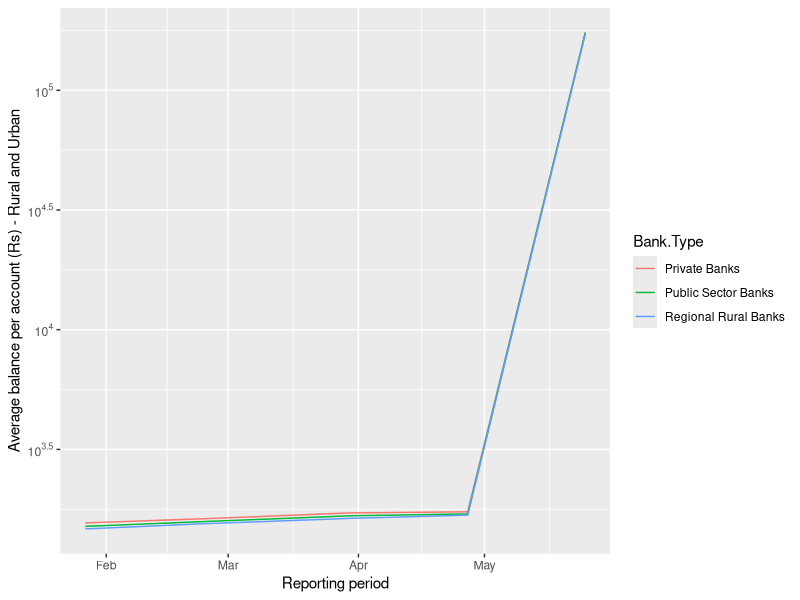
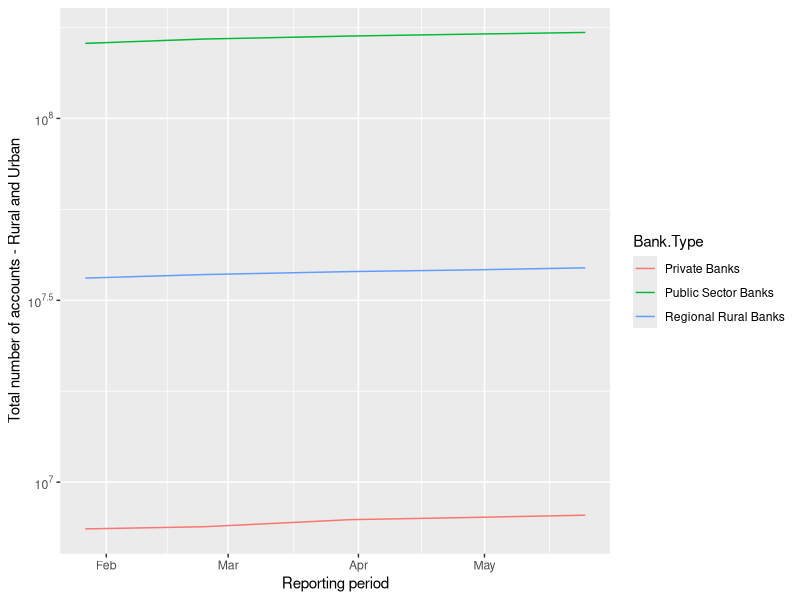
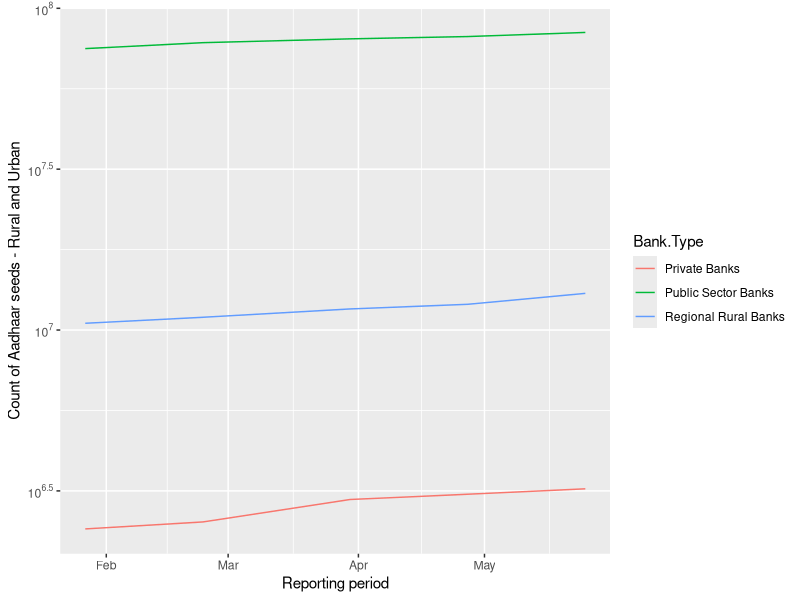
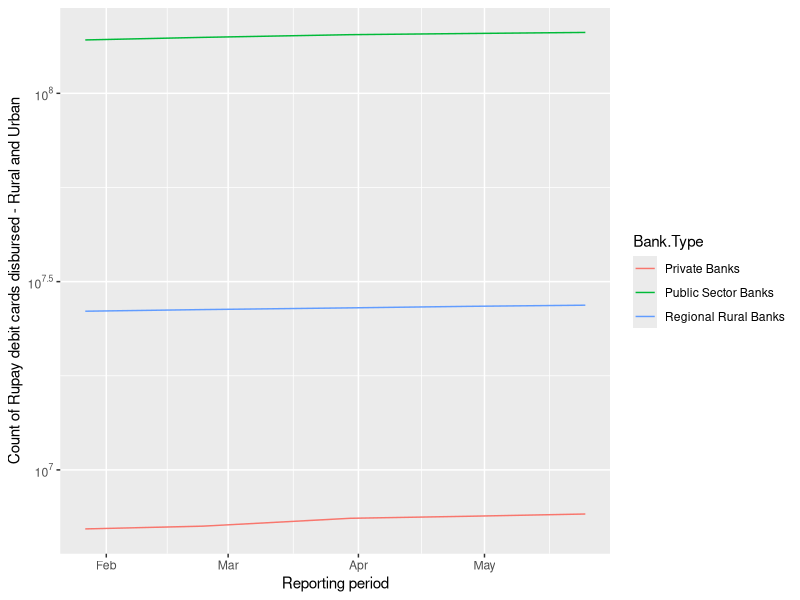
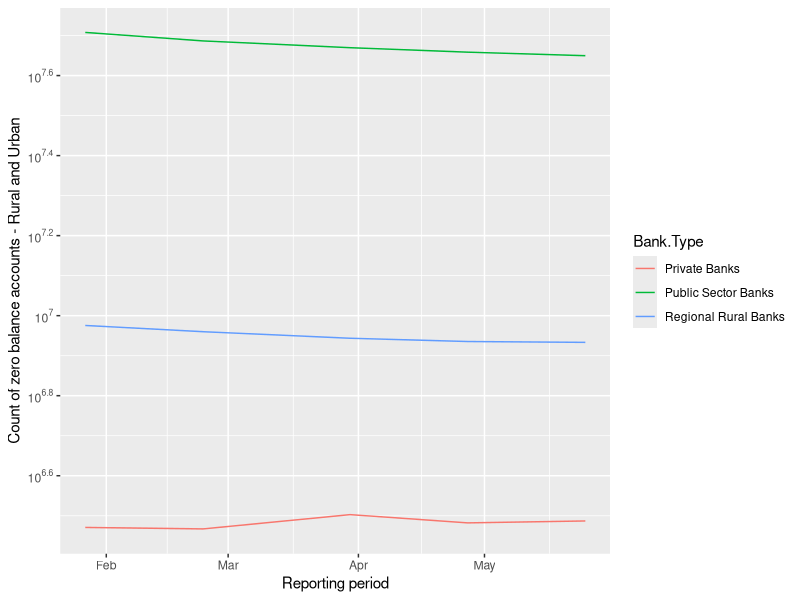
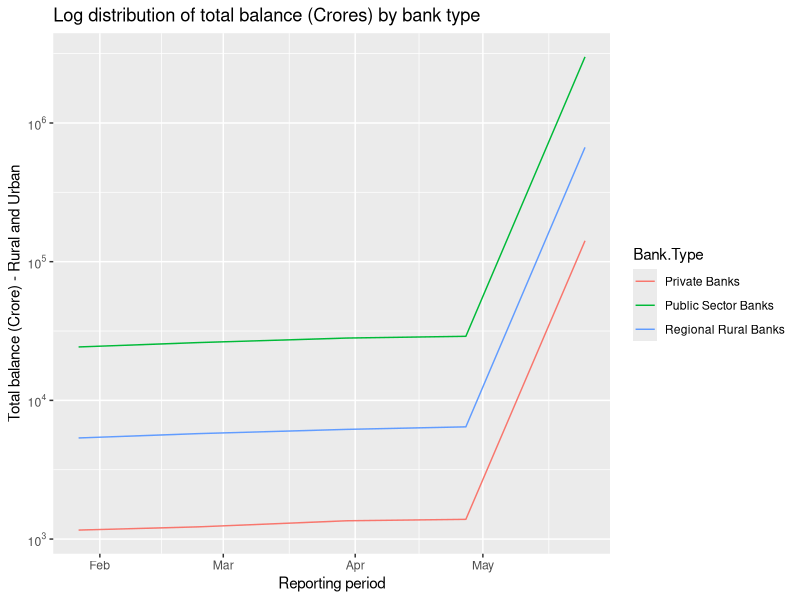
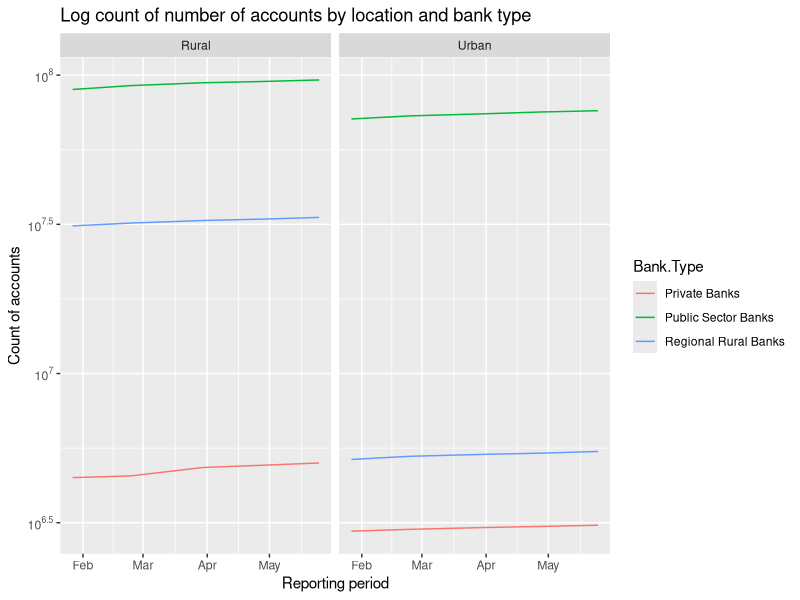
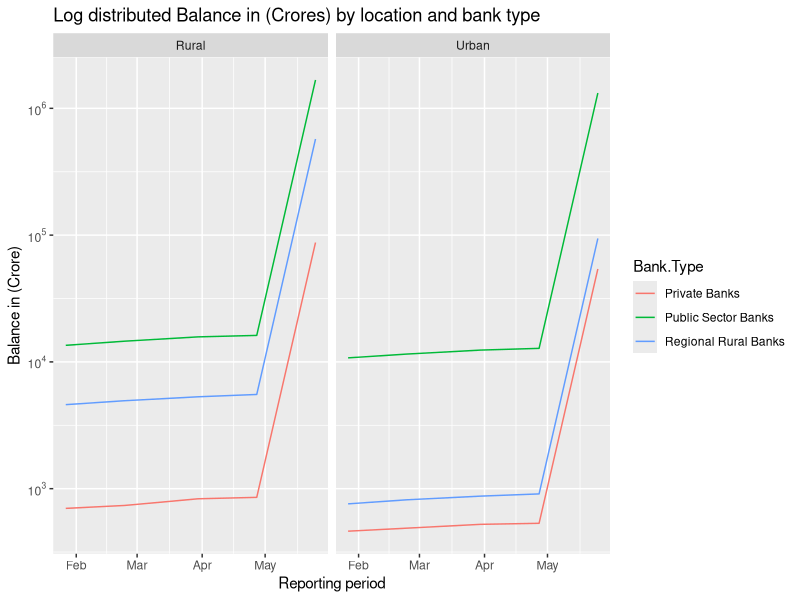

R code for these plots, in order:
## ---- chunk 1
library(ggplot2)
library(reshape2)
library(scales)
library(plyr)
## ---- chunk 2
setwd('E:/open_source')
## ---- chunk 3
df <- read.csv('pmjdy_consolidated.csv', stringsAsFactors = FALSE)
## ---- chunk 4
df$Period <- as.Date(df$Period, '%d-%m-%Y', origin="2016-01-01")
## ---- chunk 5
ggplot(df, aes(x=Period, y=Overall_Bal)) +
  geom_line(aes(color = Bank.Type)) +
  scale_x_date(labels = date_format('%b')) +
#  scale_y_continuous() +
#  ylim(0, 2000) +
#  coord_trans(y='log10') +
  scale_y_log10(breaks = trans_breaks("log10", function(x) 10^x),
              labels = trans_format("log10", math_format(10^.x))) +
  xlab('Reporting period') +
  ylab('Average balance per account (Rs) - Rural and Urban')
## ---- chunk 6
ggplot(df, aes(x=Period, y=No.of.Accounts)) +
  geom_line(aes(color = Bank.Type)) +
  scale_x_date(labels = date_format('%b')) +
#  scale_y_continuous() +
#  ylim(0, 2000) +
#  coord_trans(y='log10') +
  scale_y_log10(breaks = trans_breaks("log10", function(x) 10^x),
              labels = trans_format("log10", math_format(10^.x))) +
  xlab('Reporting period') +
  ylab('Total number of accounts - Rural and Urban')
## ---- chunk 7
ggplot(df, aes(x=Period, y=Aadhaar.Seeding)) +
  geom_line(aes(color = Bank.Type)) +
  scale_x_date(labels = date_format('%b')) +
  scale_y_log10(breaks = trans_breaks("log10", function(x) 10^x),
                labels = trans_format("log10", math_format(10^.x))) +
  xlab('Reporting period') +
  ylab('Count of Aadhaar seeds - Rural and Urban')
## ---- chunk 8
ggplot(df, aes(x=Period, y=No.of.Rupay.Debit.Card)) +
  geom_line(aes(color = Bank.Type)) +
  scale_x_date(labels = date_format('%b')) +
  scale_y_log10(breaks = trans_breaks("log10", function(x) 10^x),
                labels = trans_format("log10", math_format(10^.x))) +
  xlab('Reporting period') +
  ylab('Count of Rupay debit cards disbursed - Rural and Urban')
## ---- chunk 9
ggplot(df, aes(x=Period, y=No.of.Accounts.with.Zero.Balance)) +
  geom_line(aes(color = Bank.Type)) +
  scale_x_date(labels = date_format('%b')) +
  scale_y_log10(breaks = trans_breaks("log10", function(x) 10^x),
                labels = trans_format("log10", math_format(10^.x))) +
  xlab('Reporting period') +
  ylab('Count of zero balance accounts - Rural and Urban')
## ---- chunk 10
ggplot(df, aes(x=Period, y=Balance.in.Accounts..In.Crore.)) +
  geom_line(aes(color = Bank.Type)) +
  scale_x_date(labels = date_format('%b')) +
  scale_y_log10(breaks = trans_breaks("log10", function(x) 10^x),
                labels = trans_format("log10", math_format(10^.x))) +
  xlab('Reporting period') +
  ylab('Total balance (Crore) - Rural and Urban') +
  labs(title = 'Log distribution of total balance (Crores) by bank type')
## ---- chunk 11
melt_acc <- melt(df, id.vars=c('Period', 'Bank.Type'),
               measure.vars = c('Rural', 'Urban'),
               variable.name = 'Location'
              )
## ---- chunk 12
p <- ggplot(melt_acc, aes(x=Period, y=value)) +
  geom_line(aes(color = Bank.Type)) + 
  scale_x_date(labels = date_format('%b'),
               breaks = date_breaks('1 month')) +
  scale_y_log10(breaks = trans_breaks("log10", function(x) 10^x),
                labels = trans_format("log10", math_format(10^.x))) +
  xlab('Reporting period') +
  ylab('Count of accounts') +
  labs(title = 'Log count of number of accounts by location and bank type')
p +  facet_grid(. ~ Location)
## ---- chunk 13
melt_bal <- melt(df, id.vars = c('Period', 'Bank.Type'),
                 measure.vars = c('Bal_Rural', 'Bal_Urban'),
                 variable.name = 'Location'
                )
melt_bal$Location <- gsub('Bal_Rural', 'Rural', melt_bal$Location)
melt_bal$Location <- gsub('Bal_Urban', 'Urban', melt_bal$Location)
## ---- chunk 14
p <- ggplot(melt_bal, aes(x=Period, y=value)) +
  geom_line(aes(color = Bank.Type)) + 
  scale_x_date(labels = date_format('%b'),
               breaks = date_breaks('1 month')) +
  scale_y_log10(breaks = trans_breaks("log10", function(x) 10^x),
                labels = trans_format("log10", math_format(10^.x))) +
  xlab('Reporting period') +
  ylab('Balance in (Crore)') +
  labs(title = 'Log distributed Balance in (Crores) by location and bank type')
p +  facet_grid(. ~ Location)
## ---- chunk 15
melt_seed <- melt(df, id.vars = c('Period', 'Bank.Type'),
                 measure.vars = c('No_AaadhaarSeeds_Rural',     
                                  'No_AaadhaarSeeds_Urban'),
                 variable.name = 'Location'
                )
melt_seed$Location <- gsub('No_AaadhaarSeeds_Rural', 'Rural', melt_seed$Location)
melt_seed$Location <- gsub('No_AaadhaarSeeds_Urban', 'Urban', melt_seed$Location)
## ---- chunk 16
p <- ggplot(melt_seed, aes(x=Period, y=value)) +
  geom_line(aes(color = Bank.Type)) + 
  scale_x_date(labels = date_format('%b'),
               breaks = date_breaks('1 month')) +
  scale_y_log10(breaks = trans_breaks("log10", function(x) 10^x),
                labels = trans_format("log10", math_format(10^.x))) +
  xlab('Reporting period') +
  ylab('Count of Aadhaar seeds') +
  labs(title = 'Log count of Aadhaar seeded accounts by location and bank type')
p +  facet_grid(. ~ Location)
## ---- chunk 17
melt_rupay <- melt(df, id.vars = c('Period', 'Bank.Type'),
                 measure.vars = c('No_RupayDebit_Rural',     
                                  'No_RupayDebit_Urban'),
                 variable.name = 'Location'
                )
melt_rupay$Location <- gsub('No_RupayDebit_Rural', 'Rural', melt_rupay$Location)
melt_rupay$Location <- gsub('No_RupayDebit_Urban', 'Urban', melt_rupay$Location)
## ---- chunk 18
p <- ggplot(melt_rupay, aes(x=Period, y=value)) +
  geom_line(aes(color = Bank.Type)) + 
  scale_x_date(labels = date_format('%b'),
               breaks = date_breaks('1 month')) +
  scale_y_log10(breaks = trans_breaks("log10", function(x) 10^x),
                labels = trans_format("log10", math_format(10^.x))) +
  xlab('Reporting period') +
  ylab('Count of Rupay Debt cards') +
  labs(title = 'Count of Rupay debt cards by location and bank type')
p +  facet_grid(. ~ Location)
## ---- chunk 19
melt_zero <- melt(df, id.vars = c('Period', 'Bank.Type'),
                 measure.vars = c('No_AccZeroBal_Rural',     
                                  'No_AccZeroBal_Urban'),
                 variable.name = 'Location'
                )
melt_zero$Location <- gsub('No_AccZeroBal_Rural', 'Rural', melt_zero$Location)
melt_zero$Location <- gsub('No_AccZeroBal_Urban', 'Urban', melt_zero$Location)
## ---- chunk 20
p <- ggplot(melt_zero, aes(x=Period, y=value)) +
  geom_line(aes(color = Bank.Type)) + 
  scale_x_date(labels = date_format('%b'),
               breaks = date_breaks('1 month')) +
  scale_y_log10(breaks = trans_breaks("log10", function(x) 10^x),
                labels = trans_format("log10", math_format(10^.x))) +
  xlab('Reporting period') +
  ylab('Count of zero balance accounts') +
  labs(title = 'Comparison of the count of zero balance accounts by location of bank account and type of bank')
p +  facet_grid(. ~ Location)
